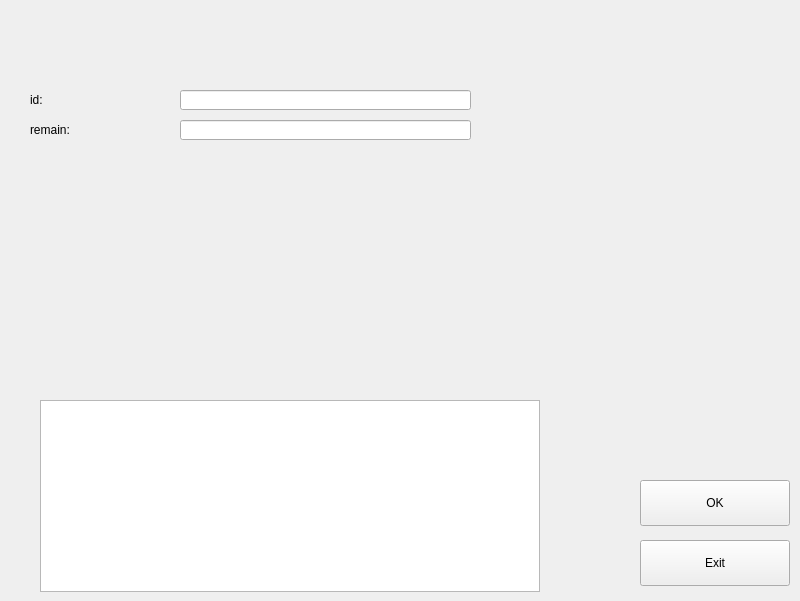
<?xml version="1.0" encoding="UTF-8"?>
<ui version="4.0">
 <class>modify_L</class>
 <widget class="QWidget" name="modify_L">
  <property name="geometry">
   <rect>
    <x>0</x>
    <y>0</y>
    <width>800</width>
    <height>601</height>
   </rect>
  </property>
  <property name="windowTitle">
   <string>Form</string>
  </property>
  <widget class="QPushButton" name="OK">
   <property name="geometry">
    <rect>
     <x>640</x>
     <y>480</y>
     <width>150</width>
     <height>46</height>
    </rect>
   </property>
   <property name="text">
    <string>OK</string>
   </property>
  </widget>
  <widget class="QPushButton" name="Exit">
   <property name="geometry">
    <rect>
     <x>640</x>
     <y>540</y>
     <width>150</width>
     <height>46</height>
    </rect>
   </property>
   <property name="text">
    <string>Exit</string>
   </property>
  </widget>
  <widget class="QTextBrowser" name="textBrowser">
   <property name="geometry">
    <rect>
     <x>40</x>
     <y>400</y>
     <width>500</width>
     <height>192</height>
    </rect>
   </property>
  </widget>
  <widget class="QLineEdit" name="remain_input">
   <property name="geometry">
    <rect>
     <x>180</x>
     <y>120</y>
     <width>291</width>
     <height>20</height>
    </rect>
   </property>
  </widget>
  <widget class="QLabel" name="remain">
   <property name="geometry">
    <rect>
     <x>30</x>
     <y>120</y>
     <width>150</width>
     <height>20</height>
    </rect>
   </property>
   <property name="text">
    <string>remain:</string>
   </property>
  </widget>
  <widget class="QLabel" name="id">
   <property name="geometry">
    <rect>
     <x>30</x>
     <y>90</y>
     <width>150</width>
     <height>20</height>
    </rect>
   </property>
   <property name="text">
    <string>id:</string>
   </property>
  </widget>
  <widget class="QLineEdit" name="id_input">
   <property name="geometry">
    <rect>
     <x>180</x>
     <y>90</y>
     <width>291</width>
     <height>20</height>
    </rect>
   </property>
  </widget>
 </widget>
 <resources/>
 <connections/>
</ui>
